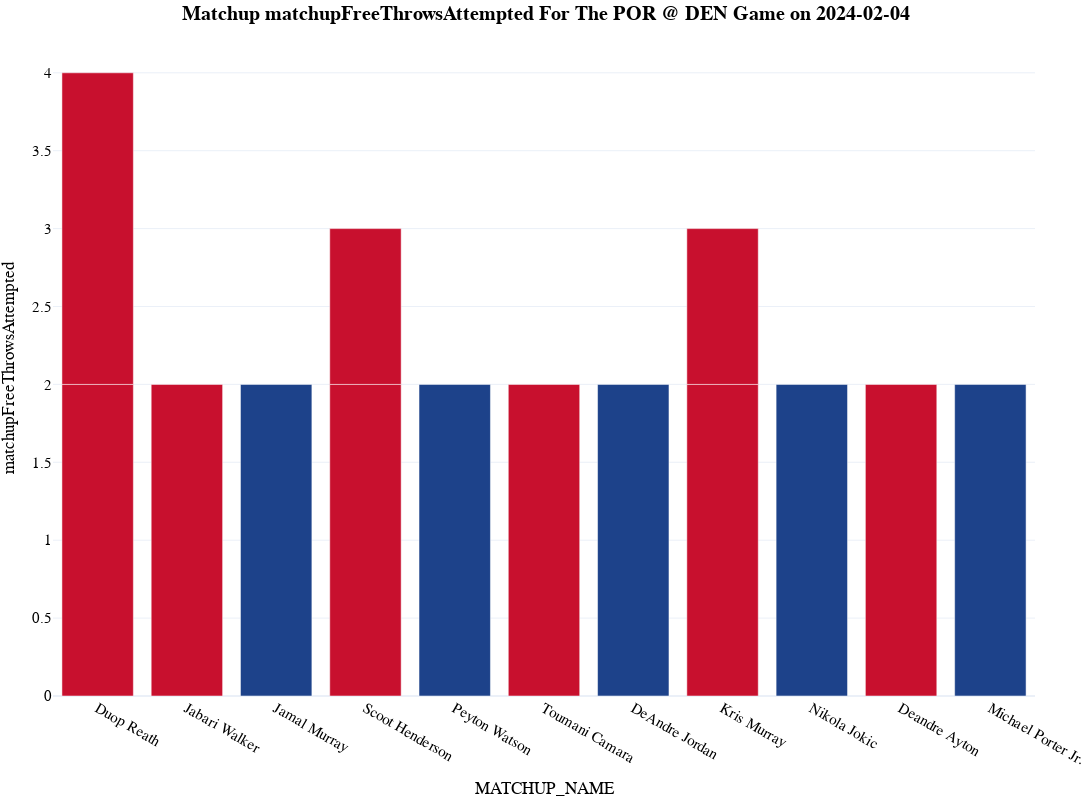

The notebook cell this image was saved under:
### Code cell
fig_matchup_season = px.bar(
  matchup_season[matchup_season[category]!=0].sort_values(by=category, ascending=False),
  x="MATCHUP_NAME", 
  y=category,
  color="MATCHUP_NAME",
  color_discrete_map=player_color_dict_shot_dist,     
  template='plotly_white',
  title="<b>Matchup {} For The {} Game on {}</b>".format(category,matchup,date),
  hover_data=['GAME_DATE','MATCHUP','TEAM', 'PLAYER_NAME',
       'MATCHUP_NAME', 'helpBlocks', 'helpFieldGoalsAttempted',
       'helpFieldGoalsMade', 'helpFieldGoalsPercentage', 'matchupAssists',
       'matchupBlocks', 'matchupFieldGoalsAttempted', 'matchupFieldGoalsMade',
       'matchupFieldGoalsPercentage', 'matchupFreeThrowsAttempted',
       'matchupFreeThrowsMade', 'matchupMinutes', 'matchupMinutesSort',
       'matchupPotentialAssists', 'matchupThreePointersAttempted',
       'matchupThreePointersMade', 'matchupThreePointersPercentage',
       'matchupTurnovers', 'partialPossessions', 'percentageDefenderTotalTime',
       'percentageOffensiveTotalTime', 'percentageTotalTimeBothOn',
       'playerPoints', 'shootingFouls', 'switchesOn', 'teamPoints',
       'Category', 'SEASON', ], 
  height=800, 
  width=1200,
  )
fig_matchup_season.update_layout(
    margin=dict(l=5, r=5, t=40, b=5),
    showlegend=False,
    title_x=0.5,
    hoverlabel=dict(
        bgcolor="white",
        font_size=16,
        font_family="PT Sans Narrow"
    ),
    yaxis = dict(tickfont = dict(size=15)),
    xaxis = dict(tickfont = dict(size=15)),
    font=dict(
        family="PT Sans Narrow",
        size=14,
        color="Black"
    ),
    title_font_family="PT Sans Narrow"
)
fig_matchup_season

### Figure 1 — Plotly figure (JSON) as saved in the notebook; plotly's stock layout.template omitted (floating-point values rounded to 4 significant figures)
{"data": [{"alignmentgroup": "True", "customdata": [["2024-02-04", "POR @ DEN", "Denver Nuggets", "Jamal Murray", 0, 0, 0, 0, 0, 0, 2, 0, 0, 1, "0:23", 23, 0, 1, 0, 0, 0, 2.4, 0.082, 0.029, 0.084, 1, 1, 0, 3, "Regular Season", "2023-24"], ["2024-02-04", "POR @ DEN", "Denver Nuggets", "Aaron Gordon", 0, 0, 0, 0, 1, 0, 0, 0, 0, 2, "1:36", 95, 0, 0, 0, 0, 0, 8.5, 0.34, 0.134, 0.811, 2, 1, 0, 12, "Regular Season", "2023-24"]], "hovertemplate": "MATCHUP_NAME=%{x}<br>matchupFreeThrowsAttempted=%{y}<br>GAME_DATE=%{customdata[0]}<br>MATCHUP=%{customdata[1]}<br>TEAM=%{customdata[2]}<br>PLAYER_NAME=%{customdata[3]}<br>helpBlocks=%{customdata[4]}<br>helpFieldGoalsAttempted=%{customdata[5]}<br>helpFieldGoalsMade=%{customdata[6]}<br>helpFieldGoalsPercentage=%{customdata[7]}<br>matchupAssists=%{customdata[8]}<br>matchupBlocks=%{customdata[9]}<br>matchupFieldGoalsAttempted=%{customdata[10]}<br>matchupFieldGoalsMade=%{customdata[11]}<br>matchupFieldGoalsPercentage=%{customdata[12]}<br>matchupFreeThrowsMade=%{customdata[13]}<br>matchupMinutes=%{customdata[14]}<br>matchupMinutesSort=%{customdata[15]}<br>matchupPotentialAssists=%{customdata[16]}<br>matchupThreePointersAttempted=%{customdata[17]}<br>matchupThreePointersMade=%{customdata[18]}<br>matchupThreePointersPercentage=%{customdata[19]}<br>matchupTurnovers=%{customdata[20]}<br>partialPossessions=%{customdata[21]}<br>percentageDefenderTotalTime=%{customdata[22]}<br>percentageOffensiveTotalTime=%{customdata[23]}<br>percentageTotalTimeBothOn=%{customdata[24]}<br>playerPoints=%{customdata[25]}<br>shootingFouls=%{customdata[26]}<br>switchesOn=%{customdata[27]}<br>teamPoints=%{customdata[28]}<br>Category=%{customdata[29]}<br>SEASON=%{customdata[30]}<extra></extra>", "legendgroup": "Duop Reath", "marker": {"color": "#C8102E", "pattern": {"shape": ""}}, "name": "Duop Reath", "offsetgroup": "Duop Reath", "orientation": "v", "showlegend": true, "textposition": "auto", "type": "bar", "x": ["Duop Reath", "Duop Reath"], "xaxis": "x", "y": [2, 2], "yaxis": "y"}, {"alignmentgroup": "True", "customdata": [["2024-02-04", "POR @ DEN", "Denver Nuggets", "Michael Porter Jr.", 0, 0, 0, 0, 0, 0, 1, 1, 1, 2, "0:19", 19, 0, 1, 1, 1, 1, 2, 0.028, 0.035, 0.047, 5, 1, 0, 5, "Regular Season", "2023-24"]], "hovertemplate": "MATCHUP_NAME=%{x}<br>matchupFreeThrowsAttempted=%{y}<br>GAME_DATE=%{customdata[0]}<br>MATCHUP=%{customdata[1]}<br>TEAM=%{customdata[2]}<br>PLAYER_NAME=%{customdata[3]}<br>helpBlocks=%{customdata[4]}<br>helpFieldGoalsAttempted=%{customdata[5]}<br>helpFieldGoalsMade=%{customdata[6]}<br>helpFieldGoalsPercentage=%{customdata[7]}<br>matchupAssists=%{customdata[8]}<br>matchupBlocks=%{customdata[9]}<br>matchupFieldGoalsAttempted=%{customdata[10]}<br>matchupFieldGoalsMade=%{customdata[11]}<br>matchupFieldGoalsPercentage=%{customdata[12]}<br>matchupFreeThrowsMade=%{customdata[13]}<br>matchupMinutes=%{customdata[14]}<br>matchupMinutesSort=%{customdata[15]}<br>matchupPotentialAssists=%{customdata[16]}<br>matchupThreePointersAttempted=%{customdata[17]}<br>matchupThreePointersMade=%{customdata[18]}<br>matchupThreePointersPercentage=%{customdata[19]}<br>matchupTurnovers=%{customdata[20]}<br>partialPossessions=%{customdata[21]}<br>percentageDefenderTotalTime=%{customdata[22]}<br>percentageOffensiveTotalTime=%{customdata[23]}<br>percentageTotalTimeBothOn=%{customdata[24]}<br>playerPoints=%{customdata[25]}<br>shootingFouls=%{customdata[26]}<br>switchesOn=%{customdata[27]}<br>teamPoints=%{customdata[28]}<br>Category=%{customdata[29]}<br>SEASON=%{customdata[30]}<extra></extra>", "legendgroup": "Jabari Walker", "marker": {"color": "#C8102E", "pattern": {"shape": ""}}, "name": "Jabari Walker", "offsetgroup": "Jabari Walker", "orientation": "v", "showlegend": true, "textposition": "auto", "type": "bar", "x": ["Jabari Walker"], "xaxis": "x", "y": [2], "yaxis": "y"}, {"alignmentgroup": "True", "customdata": [["2024-02-04", "POR @ DEN", "Portland Trail Blazers", "Scoot Henderson", 0, 0, 0, 0, 1, 0, 1, 0, 0, 2, "2:03", 122, 0, 1, 0, 0, 0, 9.5, 0.147, 0.15, 0.232, 2, 1, 0, 8, "Regular Season", "2023-24"]], "hovertemplate": "MATCHUP_NAME=%{x}<br>matchupFreeThrowsAttempted=%{y}<br>GAME_DATE=%{customdata[0]}<br>MATCHUP=%{customdata[1]}<br>TEAM=%{customdata[2]}<br>PLAYER_NAME=%{customdata[3]}<br>helpBlocks=%{customdata[4]}<br>helpFieldGoalsAttempted=%{customdata[5]}<br>helpFieldGoalsMade=%{customdata[6]}<br>helpFieldGoalsPercentage=%{customdata[7]}<br>matchupAssists=%{customdata[8]}<br>matchupBlocks=%{customdata[9]}<br>matchupFieldGoalsAttempted=%{customdata[10]}<br>matchupFieldGoalsMade=%{customdata[11]}<br>matchupFieldGoalsPercentage=%{customdata[12]}<br>matchupFreeThrowsMade=%{customdata[13]}<br>matchupMinutes=%{customdata[14]}<br>matchupMinutesSort=%{customdata[15]}<br>matchupPotentialAssists=%{customdata[16]}<br>matchupThreePointersAttempted=%{customdata[17]}<br>matchupThreePointersMade=%{customdata[18]}<br>matchupThreePointersPercentage=%{customdata[19]}<br>matchupTurnovers=%{customdata[20]}<br>partialPossessions=%{customdata[21]}<br>percentageDefenderTotalTime=%{customdata[22]}<br>percentageOffensiveTotalTime=%{customdata[23]}<br>percentageTotalTimeBothOn=%{customdata[24]}<br>playerPoints=%{customdata[25]}<br>shootingFouls=%{customdata[26]}<br>switchesOn=%{customdata[27]}<br>teamPoints=%{customdata[28]}<br>Category=%{customdata[29]}<br>SEASON=%{customdata[30]}<extra></extra>", "legendgroup": "Jamal Murray", "marker": {"color": "#1d428a", "pattern": {"shape": ""}}, "name": "Jamal Murray", "offsetgroup": "Jamal Murray", "orientation": "v", "showlegend": true, "textposition": "auto", "type": "bar", "x": ["Jamal Murray"], "xaxis": "x", "y": [2], "yaxis": "y"}, {"alignmentgroup": "True", "customdata": [["2024-02-04", "POR @ DEN", "Denver Nuggets", "Nikola Jokic", 0, 0, 0, 0, 1, 0, 1, 1, 1, 1, "0:44", 44, 0, 0, 0, 0, 0, 3.8, 0.058, 0.057, 0.104, 3, 1, 0, 3, "Regular Season", "2023-24"], ["2024-02-04", "POR @ DEN", "Denver Nuggets", "Christian Braun", 0, 0, 0, 0, 0, 0, 2, 1, 0.5, 1, "1:52", 112, 0, 0, 0, 0, 0, 10.5, 0.148, 0.175, 0.175, 3, 1, 0, 18, "Regular Season", "2023-24"]], "hovertemplate": "MATCHUP_NAME=%{x}<br>matchupFreeThrowsAttempted=%{y}<br>GAME_DATE=%{customdata[0]}<br>MATCHUP=%{customdata[1]}<br>TEAM=%{customdata[2]}<br>PLAYER_NAME=%{customdata[3]}<br>helpBlocks=%{customdata[4]}<br>helpFieldGoalsAttempted=%{customdata[5]}<br>helpFieldGoalsMade=%{customdata[6]}<br>helpFieldGoalsPercentage=%{customdata[7]}<br>matchupAssists=%{customdata[8]}<br>matchupBlocks=%{customdata[9]}<br>matchupFieldGoalsAttempted=%{customdata[10]}<br>matchupFieldGoalsMade=%{customdata[11]}<br>matchupFieldGoalsPercentage=%{customdata[12]}<br>matchupFreeThrowsMade=%{customdata[13]}<br>matchupMinutes=%{customdata[14]}<br>matchupMinutesSort=%{customdata[15]}<br>matchupPotentialAssists=%{customdata[16]}<br>matchupThreePointersAttempted=%{customdata[17]}<br>matchupThreePointersMade=%{customdata[18]}<br>matchupThreePointersPercentage=%{customdata[19]}<br>matchupTurnovers=%{customdata[20]}<br>partialPossessions=%{customdata[21]}<br>percentageDefenderTotalTime=%{customdata[22]}<br>percentageOffensiveTotalTime=%{customdata[23]}<br>percentageTotalTimeBothOn=%{customdata[24]}<br>playerPoints=%{customdata[25]}<br>shootingFouls=%{customdata[26]}<br>switchesOn=%{customdata[27]}<br>teamPoints=%{customdata[28]}<br>Category=%{customdata[29]}<br>SEASON=%{customdata[30]}<extra></extra>", "legendgroup": "Scoot Henderson", "marker": {"color": "#C8102E", "pattern": {"shape": ""}}, "name": "Scoot Henderson", "offsetgroup": "Scoot Henderson", "orientation": "v", "showlegend": true, "textposition": "auto", "type": "bar", "x": ["Scoot Henderson", "Scoot Henderson"], "xaxis": "x", "y": [2, 1], "yaxis": "y"}, {"alignmentgroup": "True", "customdata": [["2024-02-04", "POR @ DEN", "Portland Trail Blazers", "Anfernee Simons", 0, 0, 0, 0, 1, 0, 2, 1, 0.5, 2, "0:54", 54, 0, 1, 0, 0, 0, 5.4, 0.074, 0.058, 0.109, 4, 1, 0, 9, "Regular Season", "2023-24"]], "hovertemplate": "MATCHUP_NAME=%{x}<br>matchupFreeThrowsAttempted=%{y}<br>GAME_DATE=%{customdata[0]}<br>MATCHUP=%{customdata[1]}<br>TEAM=%{customdata[2]}<br>PLAYER_NAME=%{customdata[3]}<br>helpBlocks=%{customdata[4]}<br>helpFieldGoalsAttempted=%{customdata[5]}<br>helpFieldGoalsMade=%{customdata[6]}<br>helpFieldGoalsPercentage=%{customdata[7]}<br>matchupAssists=%{customdata[8]}<br>matchupBlocks=%{customdata[9]}<br>matchupFieldGoalsAttempted=%{customdata[10]}<br>matchupFieldGoalsMade=%{customdata[11]}<br>matchupFieldGoalsPercentage=%{customdata[12]}<br>matchupFreeThrowsMade=%{customdata[13]}<br>matchupMinutes=%{customdata[14]}<br>matchupMinutesSort=%{customdata[15]}<br>matchupPotentialAssists=%{customdata[16]}<br>matchupThreePointersAttempted=%{customdata[17]}<br>matchupThreePointersMade=%{customdata[18]}<br>matchupThreePointersPercentage=%{customdata[19]}<br>matchupTurnovers=%{customdata[20]}<br>partialPossessions=%{customdata[21]}<br>percentageDefenderTotalTime=%{customdata[22]}<br>percentageOffensiveTotalTime=%{customdata[23]}<br>percentageTotalTimeBothOn=%{customdata[24]}<br>playerPoints=%{customdata[25]}<br>shootingFouls=%{customdata[26]}<br>switchesOn=%{customdata[27]}<br>teamPoints=%{customdata[28]}<br>Category=%{customdata[29]}<br>SEASON=%{customdata[30]}<extra></extra>", "legendgroup": "Peyton Watson", "marker": {"color": "#1d428a", "pattern": {"shape": ""}}, "name": "Peyton Watson", "offsetgroup": "Peyton Watson", "orientation": "v", "showlegend": true, "textposition": "auto", "type": "bar", "x": ["Peyton Watson"], "xaxis": "x", "y": [2], "yaxis": "y"}, {"alignmentgroup": "True", "customdata": [["2024-02-04", "POR @ DEN", "Denver Nuggets", "Christian Braun", 0, 0, 0, 0, 1, 0, 0, 0, 0, 1, "1:09", 69, 0, 0, 0, 0, 0, 5.5, 0.13, 0.108, 0.158, 1, 1, 0, 3, "Regular Season", "2023-24"]], "hovertemplate": "MATCHUP_NAME=%{x}<br>matchupFreeThrowsAttempted=%{y}<br>GAME_DATE=%{customdata[0]}<br>MATCHUP=%{customdata[1]}<br>TEAM=%{customdata[2]}<br>PLAYER_NAME=%{customdata[3]}<br>helpBlocks=%{customdata[4]}<br>helpFieldGoalsAttempted=%{customdata[5]}<br>helpFieldGoalsMade=%{customdata[6]}<br>helpFieldGoalsPercentage=%{customdata[7]}<br>matchupAssists=%{customdata[8]}<br>matchupBlocks=%{customdata[9]}<br>matchupFieldGoalsAttempted=%{customdata[10]}<br>matchupFieldGoalsMade=%{customdata[11]}<br>matchupFieldGoalsPercentage=%{customdata[12]}<br>matchupFreeThrowsMade=%{customdata[13]}<br>matchupMinutes=%{customdata[14]}<br>matchupMinutesSort=%{customdata[15]}<br>matchupPotentialAssists=%{customdata[16]}<br>matchupThreePointersAttempted=%{customdata[17]}<br>matchupThreePointersMade=%{customdata[18]}<br>matchupThreePointersPercentage=%{customdata[19]}<br>matchupTurnovers=%{customdata[20]}<br>partialPossessions=%{customdata[21]}<br>percentageDefenderTotalTime=%{customdata[22]}<br>percentageOffensiveTotalTime=%{customdata[23]}<br>percentageTotalTimeBothOn=%{customdata[24]}<br>playerPoints=%{customdata[25]}<br>shootingFouls=%{customdata[26]}<br>switchesOn=%{customdata[27]}<br>teamPoints=%{customdata[28]}<br>Category=%{customdata[29]}<br>SEASON=%{customdata[30]}<extra></extra>", "legendgroup": "Toumani Camara", "marker": {"color": "#C8102E", "pattern": {"shape": ""}}, "name": "Toumani Camara", "offsetgroup": "Toumani Camara", "orientation": "v", "showlegend": true, "textposition": "auto", "type": "bar", "x": ["Toumani Camara"], "xaxis": "x", "y": [2], "yaxis": "y"}, {"alignmentgroup": "True", "customdata": [["2024-02-04", "POR @ DEN", "Portland Trail Blazers", "Scoot Henderson", 0, 0, 0, 0, 1, 0, 1, 0, 0, 2, "0:22", 22, 0, 0, 0, 0, 1, 1.7, 0.122, 0.027, 0.122, 2, 1, 0, 5, "Regular Season", "2023-24"]], "hovertemplate": "MATCHUP_NAME=%{x}<br>matchupFreeThrowsAttempted=%{y}<br>GAME_DATE=%{customdata[0]}<br>MATCHUP=%{customdata[1]}<br>TEAM=%{customdata[2]}<br>PLAYER_NAME=%{customdata[3]}<br>helpBlocks=%{customdata[4]}<br>helpFieldGoalsAttempted=%{customdata[5]}<br>helpFieldGoalsMade=%{customdata[6]}<br>helpFieldGoalsPercentage=%{customdata[7]}<br>matchupAssists=%{customdata[8]}<br>matchupBlocks=%{customdata[9]}<br>matchupFieldGoalsAttempted=%{customdata[10]}<br>matchupFieldGoalsMade=%{customdata[11]}<br>matchupFieldGoalsPercentage=%{customdata[12]}<br>matchupFreeThrowsMade=%{customdata[13]}<br>matchupMinutes=%{customdata[14]}<br>matchupMinutesSort=%{customdata[15]}<br>matchupPotentialAssists=%{customdata[16]}<br>matchupThreePointersAttempted=%{customdata[17]}<br>matchupThreePointersMade=%{customdata[18]}<br>matchupThreePointersPercentage=%{customdata[19]}<br>matchupTurnovers=%{customdata[20]}<br>partialPossessions=%{customdata[21]}<br>percentageDefenderTotalTime=%{customdata[22]}<br>percentageOffensiveTotalTime=%{customdata[23]}<br>percentageTotalTimeBothOn=%{customdata[24]}<br>playerPoints=%{customdata[25]}<br>shootingFouls=%{customdata[26]}<br>switchesOn=%{customdata[27]}<br>teamPoints=%{customdata[28]}<br>Category=%{customdata[29]}<br>SEASON=%{customdata[30]}<extra></extra>", "legendgroup": "DeAndre Jordan", "marker": {"color": "#1d428a", "pattern": {"shape": ""}}, "name": "DeAndre Jordan", "offsetgroup": "DeAndre Jordan", "orientation": "v", "showlegend": true, "textposition": "auto", "type": "bar", "x": ["DeAndre Jordan"], "xaxis": "x", "y": [2], "yaxis": "y"}, {"alignmentgroup": "True", "customdata": [["2024-02-04", "POR @ DEN", "Denver Nuggets", "Kentavious Caldwell-Pope", 0, 0, 0, 0, 0, 0, 1, 0, 0, 2, "0:27", 27, 0, 1, 0, 0, 1, 3.5, 0.061, 0.04, 0.069, 2, 1, 0, 2, "Regular Season", "2023-24"], ["2024-02-04", "POR @ DEN", "Denver Nuggets", "Nikola Jokic", 0, 0, 0, 0, 0, 0, 1, 1, 1, 1, "0:25", 24, 0, 0, 0, 0, 0, 3.3, 0.055, 0.032, 0.059, 3, 1, 0, 11, "Regular Season", "2023-24"]], "hovertemplate": "MATCHUP_NAME=%{x}<br>matchupFreeThrowsAttempted=%{y}<br>GAME_DATE=%{customdata[0]}<br>MATCHUP=%{customdata[1]}<br>TEAM=%{customdata[2]}<br>PLAYER_NAME=%{customdata[3]}<br>helpBlocks=%{customdata[4]}<br>helpFieldGoalsAttempted=%{customdata[5]}<br>helpFieldGoalsMade=%{customdata[6]}<br>helpFieldGoalsPercentage=%{customdata[7]}<br>matchupAssists=%{customdata[8]}<br>matchupBlocks=%{customdata[9]}<br>matchupFieldGoalsAttempted=%{customdata[10]}<br>matchupFieldGoalsMade=%{customdata[11]}<br>matchupFieldGoalsPercentage=%{customdata[12]}<br>matchupFreeThrowsMade=%{customdata[13]}<br>matchupMinutes=%{customdata[14]}<br>matchupMinutesSort=%{customdata[15]}<br>matchupPotentialAssists=%{customdata[16]}<br>matchupThreePointersAttempted=%{customdata[17]}<br>matchupThreePointersMade=%{customdata[18]}<br>matchupThreePointersPercentage=%{customdata[19]}<br>matchupTurnovers=%{customdata[20]}<br>partialPossessions=%{customdata[21]}<br>percentageDefenderTotalTime=%{customdata[22]}<br>percentageOffensiveTotalTime=%{customdata[23]}<br>percentageTotalTimeBothOn=%{customdata[24]}<br>playerPoints=%{customdata[25]}<br>shootingFouls=%{customdata[26]}<br>switchesOn=%{customdata[27]}<br>teamPoints=%{customdata[28]}<br>Category=%{customdata[29]}<br>SEASON=%{customdata[30]}<extra></extra>", "legendgroup": "Kris Murray", "marker": {"color": "#C8102E", "pattern": {"shape": ""}}, "name": "Kris Murray", "offsetgroup": "Kris Murray", "orientation": "v", "showlegend": true, "textposition": "auto", "type": "bar", "x": ["Kris Murray", "Kris Murray"], "xaxis": "x", "y": [2, 1], "yaxis": "y"}, {"alignmentgroup": "True", "customdata": [["2024-02-04", "POR @ DEN", "Portland Trail Blazers", "Scoot Henderson", 0, 0, 0, 0, 1, 0, 3, 1, 0.333, 2, "0:47", 46, 0, 0, 0, 0, 1, 3.8, 0.055, 0.057, 0.093, 4, 1, 0, 7, "Regular Season", "2023-24"]], "hovertemplate": "MATCHUP_NAME=%{x}<br>matchupFreeThrowsAttempted=%{y}<br>GAME_DATE=%{customdata[0]}<br>MATCHUP=%{customdata[1]}<br>TEAM=%{customdata[2]}<br>PLAYER_NAME=%{customdata[3]}<br>helpBlocks=%{customdata[4]}<br>helpFieldGoalsAttempted=%{customdata[5]}<br>helpFieldGoalsMade=%{customdata[6]}<br>helpFieldGoalsPercentage=%{customdata[7]}<br>matchupAssists=%{customdata[8]}<br>matchupBlocks=%{customdata[9]}<br>matchupFieldGoalsAttempted=%{customdata[10]}<br>matchupFieldGoalsMade=%{customdata[11]}<br>matchupFieldGoalsPercentage=%{customdata[12]}<br>matchupFreeThrowsMade=%{customdata[13]}<br>matchupMinutes=%{customdata[14]}<br>matchupMinutesSort=%{customdata[15]}<br>matchupPotentialAssists=%{customdata[16]}<br>matchupThreePointersAttempted=%{customdata[17]}<br>matchupThreePointersMade=%{customdata[18]}<br>matchupThreePointersPercentage=%{customdata[19]}<br>matchupTurnovers=%{customdata[20]}<br>partialPossessions=%{customdata[21]}<br>percentageDefenderTotalTime=%{customdata[22]}<br>percentageOffensiveTotalTime=%{customdata[23]}<br>percentageTotalTimeBothOn=%{customdata[24]}<br>playerPoints=%{customdata[25]}<br>shootingFouls=%{customdata[26]}<br>switchesOn=%{customdata[27]}<br>teamPoints=%{customdata[28]}<br>Category=%{customdata[29]}<br>SEASON=%{customdata[30]}<extra></extra>", "legendgroup": "Nikola Jokic", "marker": {"color": "#1d428a", "pattern": {"shape": ""}}, "name": "Nikola Jokic", "offsetgroup": "Nikola Jokic", "orientation": "v", "showlegend": true, "textposition": "auto", "type": "bar", "x": ["Nikola Jokic"], "xaxis": "x", "y": [2], "yaxis": "y"}, {"alignmentgroup": "True", "customdata": [["2024-02-04", "POR @ DEN", "Denver Nuggets", "Nikola Jokic", 0, 0, 0, 0, 5, 1, 12, 6, 0.5, 2, "7:52", 472, 0, 3, 1, 0.333, 0, 35, 0.518, 0.61, 0.628, 15, 1, 0, 43, "Regular Season", "2023-24"]], "hovertemplate": "MATCHUP_NAME=%{x}<br>matchupFreeThrowsAttempted=%{y}<br>GAME_DATE=%{customdata[0]}<br>MATCHUP=%{customdata[1]}<br>TEAM=%{customdata[2]}<br>PLAYER_NAME=%{customdata[3]}<br>helpBlocks=%{customdata[4]}<br>helpFieldGoalsAttempted=%{customdata[5]}<br>helpFieldGoalsMade=%{customdata[6]}<br>helpFieldGoalsPercentage=%{customdata[7]}<br>matchupAssists=%{customdata[8]}<br>matchupBlocks=%{customdata[9]}<br>matchupFieldGoalsAttempted=%{customdata[10]}<br>matchupFieldGoalsMade=%{customdata[11]}<br>matchupFieldGoalsPercentage=%{customdata[12]}<br>matchupFreeThrowsMade=%{customdata[13]}<br>matchupMinutes=%{customdata[14]}<br>matchupMinutesSort=%{customdata[15]}<br>matchupPotentialAssists=%{customdata[16]}<br>matchupThreePointersAttempted=%{customdata[17]}<br>matchupThreePointersMade=%{customdata[18]}<br>matchupThreePointersPercentage=%{customdata[19]}<br>matchupTurnovers=%{customdata[20]}<br>partialPossessions=%{customdata[21]}<br>percentageDefenderTotalTime=%{customdata[22]}<br>percentageOffensiveTotalTime=%{customdata[23]}<br>percentageTotalTimeBothOn=%{customdata[24]}<br>playerPoints=%{customdata[25]}<br>shootingFouls=%{customdata[26]}<br>switchesOn=%{customdata[27]}<br>teamPoints=%{customdata[28]}<br>Category=%{customdata[29]}<br>SEASON=%{customdata[30]}<extra></extra>", "legendgroup": "Deandre Ayton", "marker": {"color": "#C8102E", "pattern": {"shape": ""}}, "name": "Deandre Ayton", "offsetgroup": "Deandre Ayton", "orientation": "v", "showlegend": true, "textposition": "auto", "type": "bar", "x": ["Deandre Ayton"], "xaxis": "x", "y": [2], "yaxis": "y"}, {"alignmentgroup": "True", "customdata": [["2024-02-04", "POR @ DEN", "Portland Trail Blazers", "Matisse Thybulle", 0, 0, 0, 0, 2, 1, 2, 1, 0.5, 1, "2:51", 171, 0, 1, 0, 0, 0, 14.7, 0.29, 0.214, 0.378, 3, 1, 0, 28, "Regular Season", "2023-24"]], "hovertemplate": "MATCHUP_NAME=%{x}<br>matchupFreeThrowsAttempted=%{y}<br>GAME_DATE=%{customdata[0]}<br>MATCHUP=%{customdata[1]}<br>TEAM=%{customdata[2]}<br>PLAYER_NAME=%{customdata[3]}<br>helpBlocks=%{customdata[4]}<br>helpFieldGoalsAttempted=%{customdata[5]}<br>helpFieldGoalsMade=%{customdata[6]}<br>helpFieldGoalsPercentage=%{customdata[7]}<br>matchupAssists=%{customdata[8]}<br>matchupBlocks=%{customdata[9]}<br>matchupFieldGoalsAttempted=%{customdata[10]}<br>matchupFieldGoalsMade=%{customdata[11]}<br>matchupFieldGoalsPercentage=%{customdata[12]}<br>matchupFreeThrowsMade=%{customdata[13]}<br>matchupMinutes=%{customdata[14]}<br>matchupMinutesSort=%{customdata[15]}<br>matchupPotentialAssists=%{customdata[16]}<br>matchupThreePointersAttempted=%{customdata[17]}<br>matchupThreePointersMade=%{customdata[18]}<br>matchupThreePointersPercentage=%{customdata[19]}<br>matchupTurnovers=%{customdata[20]}<br>partialPossessions=%{customdata[21]}<br>percentageDefenderTotalTime=%{customdata[22]}<br>percentageOffensiveTotalTime=%{customdata[23]}<br>percentageTotalTimeBothOn=%{customdata[24]}<br>playerPoints=%{customdata[25]}<br>shootingFouls=%{customdata[26]}<br>switchesOn=%{customdata[27]}<br>teamPoints=%{customdata[28]}<br>Category=%{customdata[29]}<br>SEASON=%{customdata[30]}<extra></extra>", "legendgroup": "Michael Porter Jr.", "marker": {"color": "#1d428a", "pattern": {"shape": ""}}, "name": "Michael Porter Jr.", "offsetgroup": "Michael Porter Jr.", "orientation": "v", "showlegend": true, "textposition": "auto", "type": "bar", "x": ["Michael Porter Jr."], "xaxis": "x", "y": [2], "yaxis": "y"}], "layout": {"barmode": "relative", "font": {"color": "Black", "family": "PT Sans Narrow", "size": 14}, "height": 800, "hoverlabel": {"bgcolor": "white", "font": {"family": "PT Sans Narrow", "size": 16}}, "legend": {"title": {"text": "MATCHUP_NAME"}, "tracegroupgap": 0}, "margin": {"b": 5, "l": 5, "r": 5, "t": 40}, "showlegend": false, "title": {"font": {"family": "PT Sans Narrow"}, "text": "<b>Matchup matchupFreeThrowsAttempted For The POR @ DEN Game on 2024-02-04</b>", "x": 0.5}, "width": 1200, "xaxis": {"anchor": "y", "categoryarray": ["Duop Reath", "Jabari Walker", "Jamal Murray", "Scoot Henderson", "Peyton Watson", "Toumani Camara", "DeAndre Jordan", "Kris Murray", "Nikola Jokic", "Deandre Ayton", "Michael Porter Jr."], "categoryorder": "array", "domain": [0, 1], "tickfont": {"size": 15}, "title": {"text": "MATCHUP_NAME"}}, "yaxis": {"anchor": "x", "domain": [0, 1], "tickfont": {"size": 15}, "title": {"text": "matchupFreeThrowsAttempted"}}}}
